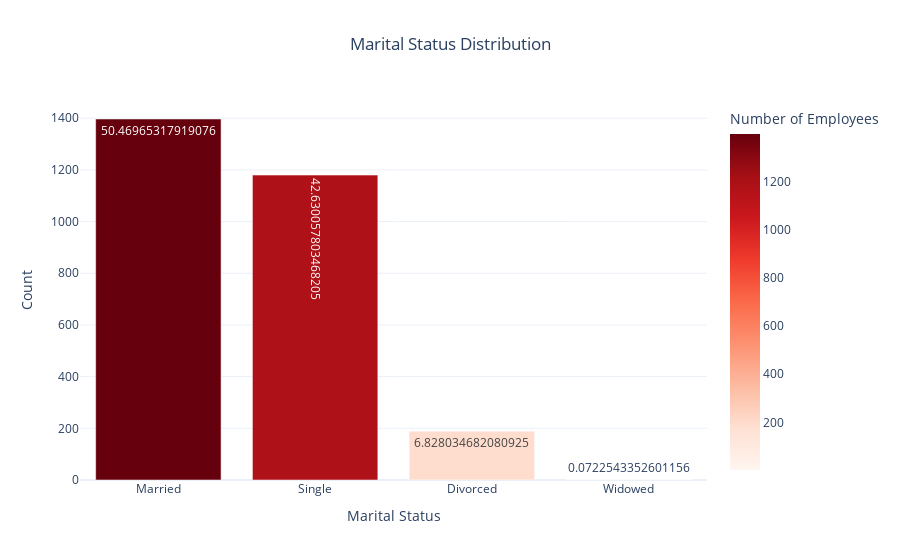

Notebook code for this chart:
### Markdown cell above
**How does MaritalStatus vary among employees?**

### Code cell
# Get the value counts and percentages
marital_status_counts = df['MaritalStatus'].value_counts().reset_index()
marital_status_counts.columns = ['MaritalStatus', 'Count']
marital_status_counts['Percentage'] = (marital_status_counts['Count'] / len(df['MaritalStatus'])) * 100

# Create an interactive bar chart with Plotly
fig = px.bar(marital_status_counts, 
             x='MaritalStatus', 
             y='Count', 
             text='Percentage',  # Show percentage on the bars
             hover_data={'Count': True, 'Percentage': ':.2f'},  # Show count and percentage on hover
             title='Marital Status Distribution',
             labels={'MaritalStatus':'Marital Status', 'Count':'Number of Employees'},
             color='Count',  # Color bars based on count
             color_continuous_scale='Reds')  # Use red color theme

# Update layout for better presentation
fig.update_layout(
    xaxis_title='Marital Status',
    yaxis_title='Count',
    title_x=0.5,  # Center title
    template='plotly_white'
)

# Display chart
fig.show()

### Figure 1 — Plotly figure (JSON) as saved in the notebook; plotly's stock layout.template omitted (floating-point values rounded to 4 significant figures)
{"data": [{"alignmentgroup": "True", "customdata": [[50.47], [42.63], [6.828], [0.07225]], "hovertemplate": "Marital Status=%{x}<br>Number of Employees=%{marker.color}<br>Percentage=%{customdata[0]:.2f}<extra></extra>", "legendgroup": "", "marker": {"color": [1397, 1180, 189, 2], "coloraxis": "coloraxis", "pattern": {"shape": ""}}, "name": "", "offsetgroup": "", "orientation": "v", "showlegend": false, "text": [50.47, 42.63, 6.828, 0.07225], "textposition": "auto", "type": "bar", "x": ["Married", "Single", "Divorced", "Widowed"], "xaxis": "x", "y": [1397, 1180, 189, 2], "yaxis": "y"}], "layout": {"barmode": "relative", "coloraxis": {"colorbar": {"title": {"text": "Number of Employees"}}, "colorscale": [[0, "rgb(255,245,240)"], [0.125, "rgb(254,224,210)"], [0.25, "rgb(252,187,161)"], [0.375, "rgb(252,146,114)"], [0.5, "rgb(251,106,74)"], [0.625, "rgb(239,59,44)"], [0.75, "rgb(203,24,29)"], [0.875, "rgb(165,15,21)"], [1, "rgb(103,0,13)"]]}, "legend": {"tracegroupgap": 0}, "title": {"text": "Marital Status Distribution", "x": 0.5}, "xaxis": {"anchor": "y", "domain": [0, 1], "title": {"text": "Marital Status"}}, "yaxis": {"anchor": "x", "domain": [0, 1], "title": {"text": "Count"}}}}
